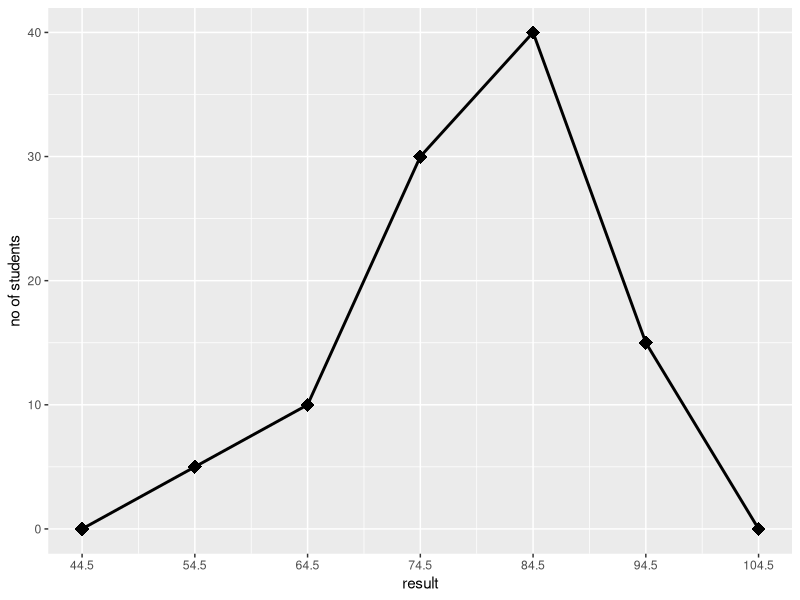

This chart was generated by the following R code:
#page no 59
library(ggplot2)
df<-data.frame(lbound=c(39.5,49.5,59.5,69.5,79.5,89.5,99.5),
               ubound=c(49.5,59.5,69.5,79.5,89.5,99.5,109.5),
               freq=c(0,5,10,30,40,15,0),
               cfreq=c(0,5,15,45,85,100,0))
View(df)
df$mid=(df$lbound+df$ubound)/2

ggplot(df,aes(x=mid,y=freq))+
 geom_line(aes(x=mid,y=freq),size=1)+
  geom_point(aes(mid,size=0.5),shape=18,show.legend=FALSE)+
  scale_x_continuous(breaks=seq(from=44.5,to=104.5,by=10))+
  xlab("result")+ylab("no of students")
